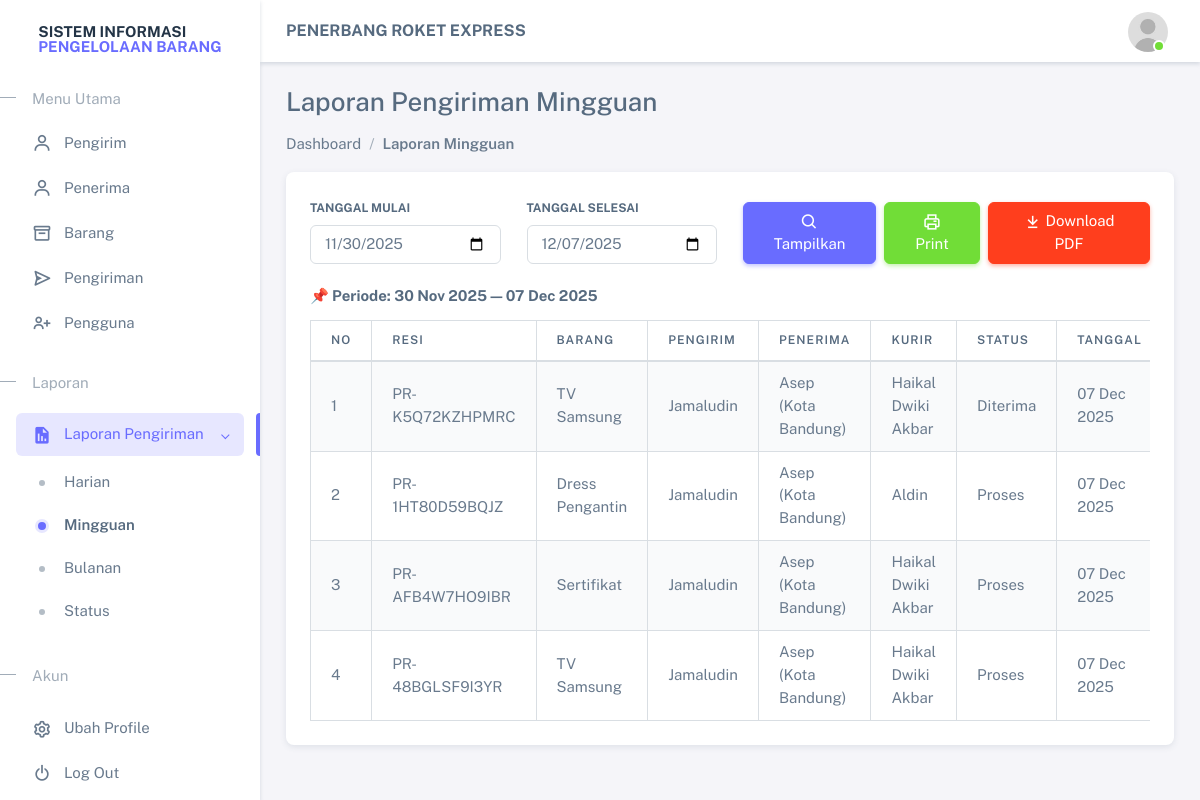
/pages/reports/weekly.php (signed in), run on the app's committed database.
### tables this page shows
CREATE TABLE IF NOT EXISTS `shipments` (
  `id` int NOT NULL AUTO_INCREMENT,
  `tracking_number` varchar(255) NOT NULL,
  `item_id` int NOT NULL,
  `sender_id` int NOT NULL,
  `receiver_id` int NOT NULL,
  `status` varchar(255) NOT NULL,
  `proof_image` varchar(255) DEFAULT NULL,
  `shipping_cost` int DEFAULT NULL,
  `created_at` date DEFAULT NULL,
  PRIMARY KEY (`id`),
  KEY `tracking_number` (`tracking_number`,`item_id`,`sender_id`,`receiver_id`)
);

CREATE TABLE IF NOT EXISTS `items` (
  `id` int NOT NULL AUTO_INCREMENT,
  `name` varchar(255) NOT NULL,
  `weight` varchar(255) NOT NULL,
  `category` varchar(255) NOT NULL,
  `type` varchar(100) DEFAULT NULL,
  PRIMARY KEY (`id`)
);

CREATE TABLE IF NOT EXISTS `senders` (
  `id` int NOT NULL AUTO_INCREMENT,
  `name` varchar(255) NOT NULL,
  `phone` varchar(255) NOT NULL,
  `address` varchar(255) NOT NULL,
  `city` varchar(255) NOT NULL,
  PRIMARY KEY (`id`)
);

CREATE TABLE IF NOT EXISTS `receivers` (
  `id` int NOT NULL AUTO_INCREMENT,
  `name` varchar(255) NOT NULL,
  `phone` varchar(255) NOT NULL,
  `address` varchar(255) NOT NULL,
  `city` varchar(255) NOT NULL,
  PRIMARY KEY (`id`)
);

CREATE TABLE IF NOT EXISTS `users` (
  `id` int NOT NULL AUTO_INCREMENT,
  `name` varchar(255) NOT NULL,
  `role` varchar(255) NOT NULL,
  `username` varchar(255) NOT NULL,
  `password` varchar(255) NOT NULL,
  PRIMARY KEY (`id`)
);

### app/function/function.php (called while the page is built, shortened)
<?php
require_once __DIR__ . '/../connection.php';
function query($sql, $params = [])
{
    global $conn;
    $stmt = mysqli_prepare($conn, $sql);
    $types = '';
    foreach ($params as $value) {
        if (is_int($value)) $types .= 'i';
        elseif (is_float($value)) $types .= 'd';
        else $types .= 's';
    }
    mysqli_stmt_bind_param($stmt, $types, ...$params);
    mysqli_stmt_execute($stmt);
    $result = mysqli_stmt_get_result($stmt);
    $rows = [];
    while ($row = mysqli_fetch_object($result)) {
        $rows[] = $row;
    }
    return $rows;
}

### pages/reports/weekly.php (the view, shortened to what this page needs)
<?php
require('./../../app/function/function.php');
$start = $_GET['start'] ?? date('Y-m-d', strtotime('-7 days'));
$end   = $_GET['end'] ?? date('Y-m-d');
$shipments = query("
    SELECT
        shipments.*,
        items.name AS item_name,
        receivers.name AS receiver_name,
        receivers.phone AS receiver_phone,
        receivers.city AS receiver_city,
        senders.name AS sender_name,
        shipment_assignments.courier_id,
        users.name AS courier_name
    FROM shipments
    LEFT JOIN items ON shipments.item_id = items.id
    LEFT JOIN receivers ON shipments.receiver_id = receivers.id
    LEFT JOIN senders ON shipments.sender_id = senders.id
    LEFT JOIN shipment_assignments ON shipments.id = shipment_assignments.shipment_id
    LEFT JOIN users ON shipment_assignments.courier_id = users.id
    WHERE DATE(shipments.created_at) BETWEEN ? AND ?
    ORDER BY shipments.created_at DESC
", [$start, $end]);
include('./../../views/layouts/main-header.php');
?>
<div class="card">
  <div class="card-body">
    <form method="GET" class="row mb-4">
      <div class="col-md-3">
        <label class="form-label fw-bold">Tanggal Mulai</label>
        <input type="date" name="start" class="form-control" value="<?= $start ?>">
      </div>
      <div class="col-md-3">
        <label class="form-label fw-bold">Tanggal Selesai</label>
        <input type="date" name="end" class="form-control" value="<?= $end ?>">
      </div>
      <div class="col-md-6 d-flex align-items-end gap-2">
        <button class="btn btn-primary"><i class="bx bx-search"></i> Tampilkan</button>
        <button type="button" class="btn btn-success" onclick="printDiv()"><i class="bx bx-printer"></i> Print</button>
        <a href="weekly_pdf.php?start=<?= $start ?>&end=<?= $end ?>" target="_blank" class="btn btn-danger"> <i class='bx bx-arrow-to-bottom'></i> Download PDF</a>
      </div>
    </form>
    <h6 class="fw-bold mb-3">📌 Periode: <?= date('d M Y', strtotime($start)) ?> — <?= date('d M Y', strtotime($end)) ?></h6>
    <div class="table-responsive" id="printArea">
      <table class="table table-bordered table-striped">
        <thead>
          <tr>
            <th>No</th>
            <th>Resi</th>
            <th>Barang</th>
            <th>Pengirim</th>
            <th>Penerima</th>
            <th>Kurir</th>
            <th>Status</th>
            <th>Tanggal</th>
          </tr>
        </thead>
        <tbody>
          <?php $no = 1;
          foreach ($shipments as $s) : ?>
            <tr>
              <td><?= $no++ ?></td>
              <td><?= $s->tracking_number ?></td>
              <td><?= $s->item_name ?></td>
              <td><?= $s->sender_name ?></td>
              <td><?= $s->receiver_name ?> (<?= $s->receiver_city ?>)</td>
              <td><?= $s->courier_name ?? '<span class="text-muted">Belum Assign</span>' ?></td>
              <td><?= $s->status ?></td>
              <td><?= date('d M Y', strtotime($s->created_at)) ?></td>
            </tr>
          <?php endforeach; ?>
        </tbody>
      </table>
    </div>
  </div>
</div>
<?php include('./../../views/layouts/main-footer.php'); ?>

### data on the page
shipments: tracking_number "PR-K5Q72KZHPMRC", item.name "TV Samsung", sender.name "Jamaludin", receiver.name "Asep", receiver.city "Kota Bandung", users.name "Haikal Dwiki Akbar", status "Diterima", created_at "07 Dec 2025"
shipments: tracking_number "PR-1HT80D59BQJZ", item.name "Dress Pengantin", sender.name "Jamaludin", receiver.name "Asep", receiver.city "Kota Bandung", users.name "Aldin", status "Proses", created_at "07 Dec 2025"
shipments: tracking_number "PR-AFB4W7HO9IBR", item.name "Sertifikat", sender.name "Jamaludin", receiver.name "Asep", receiver.city "Kota Bandung", users.name "Haikal Dwiki Akbar", status "Proses", created_at "07 Dec 2025"
shipments: tracking_number "PR-48BGLSF9I3YR", item.name "TV Samsung", sender.name "Jamaludin", receiver.name "Asep", receiver.city "Kota Bandung", users.name "Haikal Dwiki Akbar", status "Proses", created_at "07 Dec 2025"

### other printed values
$title "Laporan Pengiriman Mingguan"
$item['label'] "Dashboard"
$item['label'] "Laporan Mingguan"
date('d M Y', strtotime($start)) "30 Nov 2025"
date('d M Y', strtotime($end)) "07 Dec 2025"
